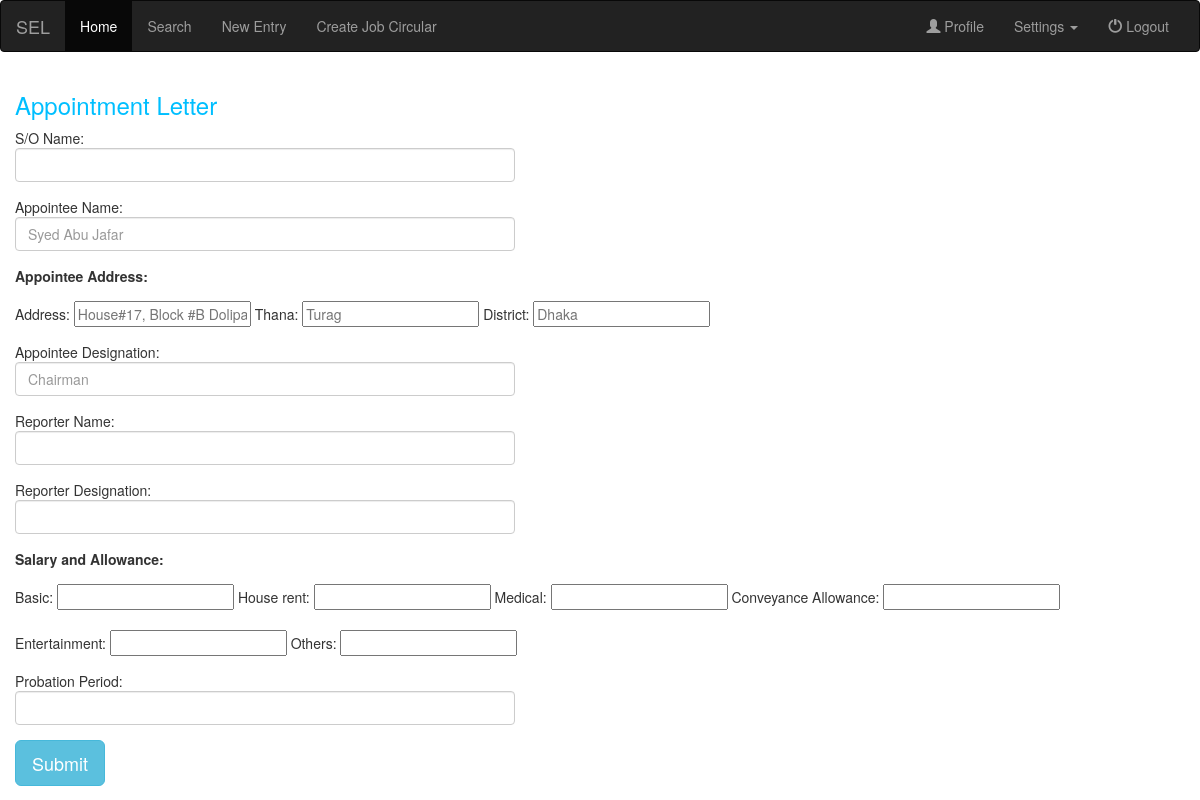
The app's page /appointment_letter_input.php?ID=0001 (signed in) with its own data.
### tables this page shows
CREATE TABLE `employee` (
  `ID` varchar(20) NOT NULL,
  `image` varchar(255) DEFAULT 'photo/default.jpg',
  `First Name` varchar(30) NOT NULL,
  `Last Name` varchar(30) NOT NULL,
  `Date of Birth` date NOT NULL,
  `Email` varchar(255) NOT NULL,
  `Gender` varchar(10) NOT NULL DEFAULT 'N/A',
  `Blood Group` varchar(20) NOT NULL,
  `height` varchar(20) NOT NULL,
  `Cell Phone` varchar(20) NOT NULL,
  `father` varchar(30) NOT NULL,
  `mother` varchar(30) NOT NULL,
  `spouse` varchar(30) DEFAULT 'N/A',
  `children` int(10) DEFAULT '0',
  `NID` varchar(30) NOT NULL,
  `tax_id` varchar(30) NOT NULL,
  `passport` varchar(30) NOT NULL,
  `driving_license` varchar(30) NOT NULL,
  `department_id` int(10) NOT NULL,
  `medical_leave` int(10) NOT NULL,
  `sold_leave` int(10) NOT NULL
);

CREATE TABLE `address` (
  `emp_id` varchar(20) NOT NULL,
  `per_village` varchar(30) NOT NULL,
  `per_post_office` varchar(30) NOT NULL,
  `per_thana` varchar(30) NOT NULL,
  `per_district` varchar(30) NOT NULL,
  `per_division` varchar(30) NOT NULL,
  `pre_village` varchar(30) NOT NULL,
  `pre_post_office` varchar(30) NOT NULL,
  `pre_thana` varchar(30) NOT NULL,
  `pre_district` varchar(30) NOT NULL,
  `pre_division` varchar(30) NOT NULL
);

CREATE TABLE `job_status` (
  `emp_id` varchar(20) NOT NULL,
  `prev_designation` varchar(30) NOT NULL,
  `curr_designation` varchar(30) NOT NULL,
  `duration_designation` varchar(30) NOT NULL,
  `duration_department` varchar(30) NOT NULL,
  `promo_date` date NOT NULL,
  `curr_department` varchar(30) NOT NULL,
  `prev_department` varchar(30) NOT NULL,
  `transfer_date` date NOT NULL,
  `joining_date` date NOT NULL,
  `joining_gross` int(20) NOT NULL,
  `current_gross` int(20) NOT NULL,
  `last_inc` int(20) NOT NULL DEFAULT '0',
  `last_inc_date` date NOT NULL,
  `present_working_station` varchar(30) NOT NULL,
  `employee_status` varchar(30) NOT NULL,
  `probation_period` varchar(30) NOT NULL,
  `confirmation_status` varchar(30) NOT NULL,
  `confirmation_date` date NOT NULL,
  `employment_type` varchar(30) NOT NULL,
  `employee_separation` varchar(30) NOT NULL,
  `employee_separation_date` date NOT NULL,
  `pf_deduction` varchar(30) NOT NULL,
  `gratuity` varchar(30) NOT NULL,
  `hos_schema` varchar(30) NOT NULL,
  `hos_range` varchar(30) NOT NULL,
  `salary_account` varchar(30) NOT NULL,
  `bank` varchar(30) NOT NULL,
  `corporate_sim` varchar(30) NOT NULL,
  `ot_status` varchar(30) NOT NULL,
  `income_tax_deduction` varchar(30) NOT NULL,
  `reffered_by` int(30) NOT NULL,
  `name` varchar(30) NOT NULL,
  `designation` varchar(30) NOT NULL,
  `fired` varchar(10) NOT NULL DEFAULT 'No'
);

### appointment_letter_input.php (the view, shortened to what this page needs)
<?php
include('connect.php');
$ID = $_GET['ID'];
$sql = "SELECT * FROM employee WHERE `ID`='$ID'";
$res = mysqli_query($db, $sql);
$row = mysqli_fetch_assoc($res);
$fname = $row['First Name'];
$lname = $row['Last Name'];
$sql1 = "SELECT * FROM address WHERE `emp_id`='$ID'";
$res1 = mysqli_query($db, $sql1);
$row1 = mysqli_fetch_assoc($res1);
$vill = $row1['pre_village'];
$post_office = $row1['pre_post_office'];
$thana = $row1['pre_thana'];
$district = $row1['pre_district'];
$sql2 = "SELECT * FROM job_status WHERE `emp_id`='$ID'";
$res2 = mysqli_query($db, $sql2);
$row2 = mysqli_fetch_assoc($res2);
$des = $row2['curr_designation'];
$pro = $row2['probation_period'];
?>
<!DOCTYPE html>
<html lang="en">
    <head>
    </head>
    <body>
        <?php include "html/navbar.php" ?>
        <div class="container">
<div class="row">
<form role="form" action="appointment_letter.php" method="post" enctype="multipart/form-data">
<h3 style="color:#00BFFF">Appointment Letter</h3>
<div class="form-group">
<div class="form-group">S/O Name:  <input type="text" name="so_name" class="form-control" style="width:500px" onkeyup="showUser(this.value)" required><div id="search"></div></div>
<div class="form-group">Appointee Name:  <input type="text" name="app_name"  class="form-control" style="width:500px" placeholder='<?php echo $fname.' '.$lname ?>'></div>
    <div class="form-group"><b>Appointee Address: </b></div>
<div class="form-group">Address: <input type="text" name="add"  placeholder="<?php echo $vill.' '.$post_office ?>">
Thana: <input type="text" name="thana" placeholder='<?php echo $thana ?>'>
District: <input type="text" name="district" placeholder="<?php echo $district ?>" ></div>
<div class="form-group">Appointee Designation:  <input type="text" name="desig"  class="form-control" style="width:500px"  placeholder='<?php echo $des ?>'></div>
<div class="form-group">Reporter Name:  <input type="text" name="re_name"  class="form-control" style="width:500px"  required></div>
<div class="form-group">Reporter Designation:  <input type="text" name="re_desig"  class="form-control" style="width:500px"  required></div>
<div class="form-group"><b>Salary and Allowance: </b></div>
<div class="form-group">Basic: <input type="text" name="basic" required>
House rent: <input type="text" name="house" required>
Medical: <input type="text" name="medical" required>
Conveyance Allowance: <input type="text" name="allow" required><br><br>
Entertainment: <input type="text" name="enter" required>
Others: <input type="text" name="others" required></div>
<div class="form-group">Probation Period:  <input type="text" name="pro"  class="form-control" style="width:500px" placeholder='<?php echo $pro ?>' ></div>
    <button type="submit" name="submit" value="<?php echo $ID ?>" class="btn btn-info btn-lg">Submit</button>
    </div>
            </form>
            </div>
        </div>
    </body>
</html>

### records on screen
employee: app_name "Syed Abu Jafar"
address: add "House#17, Block #B Dolipara Uttara", thana "Turag", district "Dhaka"
job_status: desig "Chairman"
